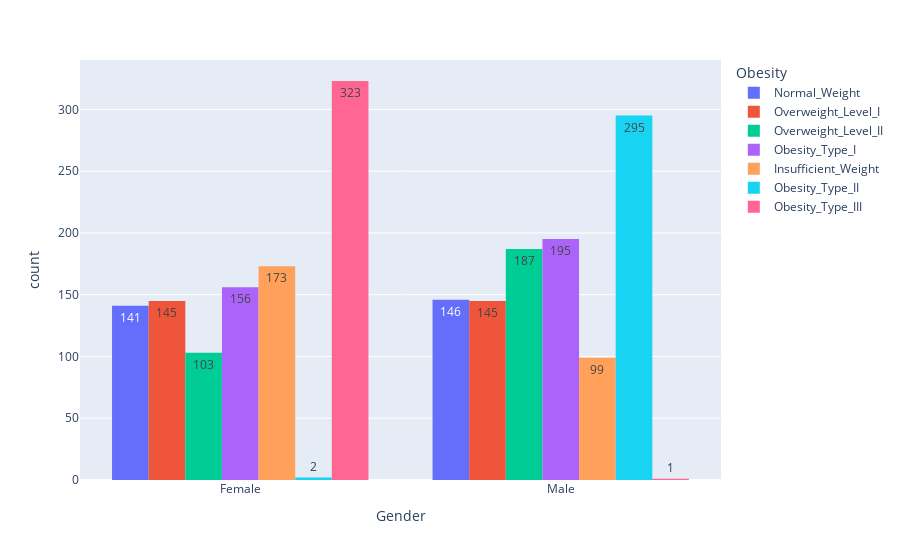

The code cell stored with this chart in its notebook:
### Code cell
px.histogram(df, x = 'Gender', text_auto = True, color = 'Obesity', barmode = 'group')

### Figure 1 — Plotly figure (JSON) as saved in the notebook; plotly's stock layout.template omitted (floating-point values rounded to 4 significant figures; data arrays with more than 128 entries replaced by an {"elided": "..."} marker saying what was removed)
{"data": [{"alignmentgroup": "True", "bingroup": "x", "hovertemplate": "Obesity=Normal_Weight<br>Gender=%{x}<br>count=%{y}<extra></extra>", "legendgroup": "Normal_Weight", "marker": {"color": "#636efa", "pattern": {"shape": ""}}, "name": "Normal_Weight", "offsetgroup": "Normal_Weight", "orientation": "v", "showlegend": true, "texttemplate": "%{value}", "type": "histogram", "x": {"elided": "287 str values"}, "xaxis": "x", "yaxis": "y"}, {"alignmentgroup": "True", "bingroup": "x", "hovertemplate": "Obesity=Overweight_Level_I<br>Gender=%{x}<br>count=%{y}<extra></extra>", "legendgroup": "Overweight_Level_I", "marker": {"color": "#EF553B", "pattern": {"shape": ""}}, "name": "Overweight_Level_I", "offsetgroup": "Overweight_Level_I", "orientation": "v", "showlegend": true, "texttemplate": "%{value}", "type": "histogram", "x": {"elided": "290 str values"}, "xaxis": "x", "yaxis": "y"}, {"alignmentgroup": "True", "bingroup": "x", "hovertemplate": "Obesity=Overweight_Level_II<br>Gender=%{x}<br>count=%{y}<extra></extra>", "legendgroup": "Overweight_Level_II", "marker": {"color": "#00cc96", "pattern": {"shape": ""}}, "name": "Overweight_Level_II", "offsetgroup": "Overweight_Level_II", "orientation": "v", "showlegend": true, "texttemplate": "%{value}", "type": "histogram", "x": {"elided": "290 str values"}, "xaxis": "x", "yaxis": "y"}, {"alignmentgroup": "True", "bingroup": "x", "hovertemplate": "Obesity=Obesity_Type_I<br>Gender=%{x}<br>count=%{y}<extra></extra>", "legendgroup": "Obesity_Type_I", "marker": {"color": "#ab63fa", "pattern": {"shape": ""}}, "name": "Obesity_Type_I", "offsetgroup": "Obesity_Type_I", "orientation": "v", "showlegend": true, "texttemplate": "%{value}", "type": "histogram", "x": {"elided": "351 str values"}, "xaxis": "x", "yaxis": "y"}, {"alignmentgroup": "True", "bingroup": "x", "hovertemplate": "Obesity=Insufficient_Weight<br>Gender=%{x}<br>count=%{y}<extra></extra>", "legendgroup": "Insufficient_Weight", "marker": {"color": "#FFA15A", "pattern": {"shape": ""}}, "name": "Insufficient_Weight", "offsetgroup": "Insufficient_Weight", "orientation": "v", "showlegend": true, "texttemplate": "%{value}", "type": "histogram", "x": {"elided": "272 str values"}, "xaxis": "x", "yaxis": "y"}, {"alignmentgroup": "True", "bingroup": "x", "hovertemplate": "Obesity=Obesity_Type_II<br>Gender=%{x}<br>count=%{y}<extra></extra>", "legendgroup": "Obesity_Type_II", "marker": {"color": "#19d3f3", "pattern": {"shape": ""}}, "name": "Obesity_Type_II", "offsetgroup": "Obesity_Type_II", "orientation": "v", "showlegend": true, "texttemplate": "%{value}", "type": "histogram", "x": {"elided": "297 str values"}, "xaxis": "x", "yaxis": "y"}, {"alignmentgroup": "True", "bingroup": "x", "hovertemplate": "Obesity=Obesity_Type_III<br>Gender=%{x}<br>count=%{y}<extra></extra>", "legendgroup": "Obesity_Type_III", "marker": {"color": "#FF6692", "pattern": {"shape": ""}}, "name": "Obesity_Type_III", "offsetgroup": "Obesity_Type_III", "orientation": "v", "showlegend": true, "texttemplate": "%{value}", "type": "histogram", "x": {"elided": "324 str values"}, "xaxis": "x", "yaxis": "y"}], "layout": {"barmode": "group", "legend": {"title": {"text": "Obesity"}, "tracegroupgap": 0}, "margin": {"t": 60}, "xaxis": {"anchor": "y", "domain": [0, 1], "title": {"text": "Gender"}}, "yaxis": {"anchor": "x", "domain": [0, 1], "title": {"text": "count"}}}}
